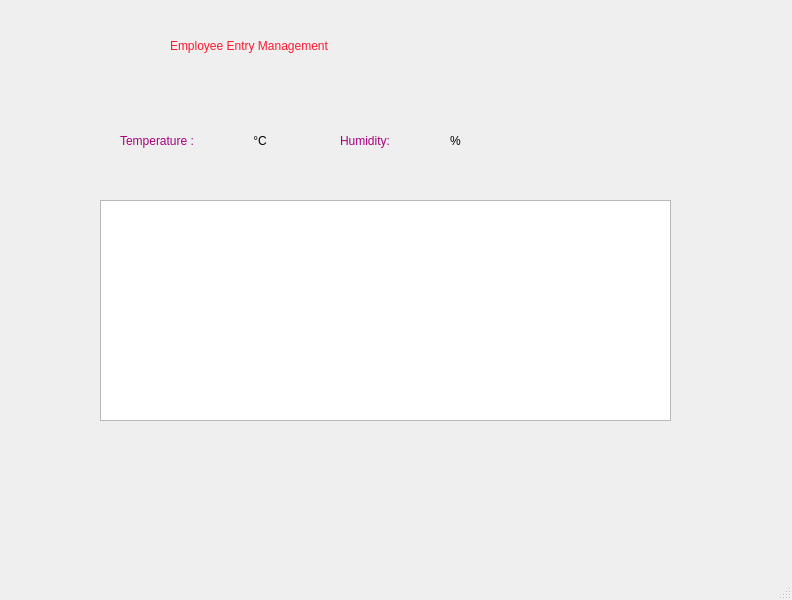
<?xml version="1.0" encoding="UTF-8"?>
<ui version="4.0">
 <class>MainWindow</class>
 <widget class="QMainWindow" name="MainWindow">
  <property name="geometry">
   <rect>
    <x>0</x>
    <y>0</y>
    <width>792</width>
    <height>600</height>
   </rect>
  </property>
  <property name="windowTitle">
   <string>MainWindow</string>
  </property>
  <widget class="QWidget" name="centralwidget">
   <widget class="QLabel" name="lblTemperature">
    <property name="geometry">
     <rect>
      <x>250</x>
      <y>130</y>
      <width>91</width>
      <height>21</height>
     </rect>
    </property>
    <property name="styleSheet">
     <string notr="true">font: 12pt &quot;Segoe UI&quot;;</string>
    </property>
    <property name="text">
     <string> °C</string>
    </property>
   </widget>
   <widget class="QLabel" name="lblHumidity">
    <property name="geometry">
     <rect>
      <x>450</x>
      <y>130</y>
      <width>51</width>
      <height>21</height>
     </rect>
    </property>
    <property name="styleSheet">
     <string notr="true">font: 12pt &quot;Segoe UI&quot;;</string>
    </property>
    <property name="text">
     <string>%</string>
    </property>
   </widget>
   <widget class="QTableView" name="tableView">
    <property name="geometry">
     <rect>
      <x>100</x>
      <y>200</y>
      <width>571</width>
      <height>221</height>
     </rect>
    </property>
    <property name="styleSheet">
     <string notr="true"/>
    </property>
   </widget>
   <widget class="QLabel" name="label">
    <property name="geometry">
     <rect>
      <x>120</x>
      <y>120</y>
      <width>131</width>
      <height>41</height>
     </rect>
    </property>
    <property name="styleSheet">
     <string notr="true">color: rgb(170, 0, 127);
font: 14pt &quot;Segoe UI&quot;;</string>
    </property>
    <property name="text">
     <string>Temperature :</string>
    </property>
   </widget>
   <widget class="QLabel" name="label_2">
    <property name="geometry">
     <rect>
      <x>340</x>
      <y>120</y>
      <width>111</width>
      <height>41</height>
     </rect>
    </property>
    <property name="styleSheet">
     <string notr="true">color: rgb(170, 0, 127);
font: 14pt &quot;Segoe UI&quot;;</string>
    </property>
    <property name="text">
     <string>Humidity:</string>
    </property>
   </widget>
   <widget class="QLabel" name="label_3">
    <property name="geometry">
     <rect>
      <x>170</x>
      <y>20</y>
      <width>461</width>
      <height>51</height>
     </rect>
    </property>
    <property name="styleSheet">
     <string notr="true">color:rgb(255, 24, 47);
font: 20pt &quot;Segoe UI&quot;;
</string>
    </property>
    <property name="text">
     <string>Employee Entry Management</string>
    </property>
   </widget>
  </widget>
  <widget class="QMenuBar" name="menubar">
   <property name="geometry">
    <rect>
     <x>0</x>
     <y>0</y>
     <width>792</width>
     <height>26</height>
    </rect>
   </property>
  </widget>
  <widget class="QStatusBar" name="statusbar"/>
 </widget>
 <resources/>
 <connections/>
</ui>
